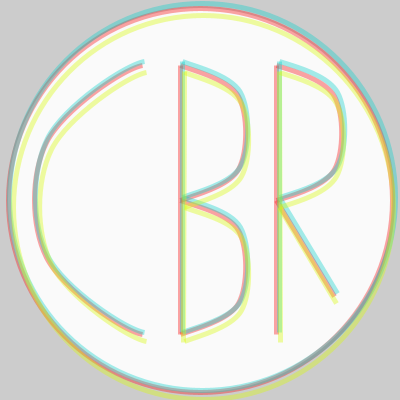
Frame 1 (no input)
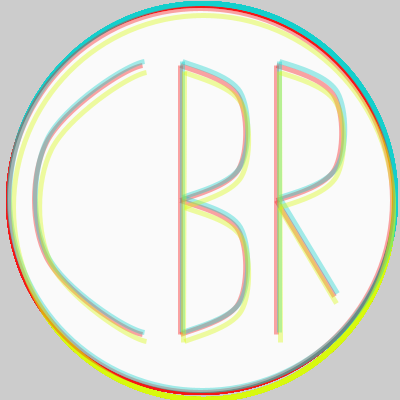
Frame 60 (the mouse pressed at the canvas centre just before this capture)
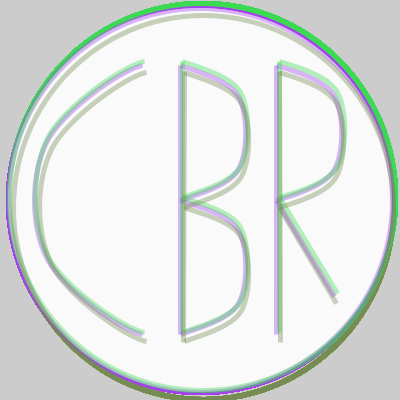
Frame 120 (the mouse held since frame 60 and released just before this capture)

The Processing sketch that drew these frames (run headless with seeded random() and noise(); from frame 60 on, the mouse is pressed at the canvas centre):

// Processing sketch: processing_36797
// ── processing_36797.pde

//homework 4
// copyright Caroline Record September 8 2011 pittsburgh PA

//Directions:
//to move the initials to the left or to the right use the left and right arrow buttons.
//to make the initials bigger or smaller use the up and down arrow keys.
//to change the color, click the mouse.

float x, y, wd, ht;
float e, r, wt, hd;
float h, u, it, od;
color  gr, re, ye;
void setup()
{
  size ( 400, 400) ;

  //variables

  x=200;
  y=200;
  wd=384;
  ht=384;


  e=x+2;
  r=y-3;
  wt=wd+2;
  hd=ht+3;


  h=x+3;
  u=y+7;
  it=wd-4;
  od=ht;

  //color variables 
  re=color(247, 22, 22);
  gr=color(17, 209, 204);
  ye=color(217, 250, 13);
}

void draw()
{
  //circle
  stroke (re, 98);
  fill(#FAFAFA);
  strokeWeight(5);
  ellipseMode(CENTER);
  ellipse(x, y, wd, ht);
  //settings for all the letters
  noFill();
  smooth();
  strokeCap(SQUARE);
  //curve for the C
  beginShape();
  curveVertex(x-.1*wd, y-.2*ht);
  curveVertex(x-.15*wd, y-.35*ht);
  curveVertex(x-.4*wd, y-.15*ht);
  curveVertex(x-.4*wd, y+.15*ht);
  curveVertex(x-.15*wd, y+.35*ht);
  curveVertex(x-.1*wd, y+.2*ht);
  endShape();
  //curves for the B
  beginShape();
  curveVertex(x-.1*wd, y-.35*ht);
  curveVertex(x-.05*wd, y-.35*ht);
  curveVertex(x+.1*wd, y-.27*ht);
  curveVertex(x+.1*wd, y-.08*ht);
  curveVertex(x-.05*wd, y);
  curveVertex(x-.1*wd, y);
  endShape();
  beginShape();
  curveVertex(x-.1*wd, y);
  curveVertex(x-.05*wd, y);
  curveVertex(x+.1*wd, y+.08*ht);
  curveVertex(x+.1*wd, y+.27*ht);
  curveVertex(x-.05*wd, y+.35*ht);
  curveVertex(x-.1*wd, y+.35*ht);
  endShape();
  //curve for the R
  beginShape();
  curveVertex(x+.1*wd, y-.35*ht);
  curveVertex(x+.2*wd, y-.35*ht);
  curveVertex(x+.35*wd, y-.27*ht);
  curveVertex(x+.35*wd, y-.08*ht);
  curveVertex(x+.2*wd, y);
  curveVertex(x+.1*wd, y);
  endShape();
  //lines
  line(x-.05*wd, y-.35*ht, x-.05*wd, y+.35*ht);
  line(x+.2*wd, y-.35*ht, x+.2*wd, y+.35*ht);
  line(x+.2*wd, y, x+.35*wd, y+.25*ht);
  // new color



  stroke (gr, 98);
  noFill();
  strokeWeight(5);
  ellipseMode(CENTER);
  ellipse(e, r, wt, hd);
  beginShape();
  curveVertex(e-.1*wt, r-.2*hd);
  curveVertex(e-.15*wt, r-.35*hd);
  curveVertex(e-.4*wt, r-.15*hd);
  curveVertex(e-.4*wt, r+.15*hd);
  curveVertex(e-.15*wt, r+.35*hd);
  curveVertex(e-.1*wt, r+.2*hd);
  endShape();
  //curves for the B
  beginShape();
  curveVertex(e-.1*wt, r-.35*hd);
  curveVertex(e-.05*wt, r-.35*hd);
  curveVertex(e+.1*wt, r-.27*hd);
  curveVertex(e+.1*wt, r-.08*hd);
  curveVertex(e-.05*wt, r);
  curveVertex(e-.1*wt, r);
  endShape();
  beginShape();
  curveVertex(e-.1*wt, r);
  curveVertex(e-.05*wt, r);
  curveVertex(e+.1*wt, r+.08*hd);
  curveVertex(e+.1*wt, r+.27*hd);
  curveVertex(e-.05*wt, r+.35*hd);
  curveVertex(e-.1*wt, r+.35*hd);
  endShape();
  //curve for the R
  beginShape();
  curveVertex(e+.1*wt, r-.35*hd);
  curveVertex(e+.2*wt, r-.35*hd);
  curveVertex(e+.35*wt, r-.27*hd);
  curveVertex(e+.35*wt, r-.08*hd);
  curveVertex(e+.2*wt, r);
  curveVertex(e+.1*wt, r);
  endShape();
  //lines
  line(e-.05*wt, r-.35*hd, e-.05*wt, r+.35*hd);
  line(e+.2*wt, r-.35*hd, e+.2*wt, r+.35*hd);
  line(e+.2*wt, r, e+.35*wt, r+.25*hd);



  stroke (ye, 99);
  noFill();
  strokeWeight(5);
  ellipseMode(CENTER);
  ellipse(h, u, it, od);
  noFill();
  beginShape();
  curveVertex(h-.1*it, u-.2*od);
  curveVertex(h-.15*it, u-.35*od);
  curveVertex(h-.4*it, u-.15*od);
  curveVertex(h-.4*it, u+.15*od);
  curveVertex(h-.15*it, u+.35*od);
  curveVertex(h-.1*it, u+.2*od);
  endShape();
  //curves for the B
  beginShape();
  curveVertex(h-.1*it, u-.35*od);
  curveVertex(h-.05*it, u-.35*od);
  curveVertex(h+.1*it, u-.27*od);
  curveVertex(h+.1*it, u-.08*od);
  curveVertex(h-.05*it, u);
  curveVertex(h-.1*it, u);
  endShape();
  beginShape();
  curveVertex(h-.1*it, u);
  curveVertex(h-.05*it, u);
  curveVertex(h+.1*it, u+.08*od);
  curveVertex(h+.1*it, u+.27*od);
  curveVertex(h-.05*it, u+.35*od);
  curveVertex(h-.1*it, u+.35*od);
  endShape();
  //curve for the R
  beginShape();
  curveVertex(h+.1*it, u-.35*od);
  curveVertex(h+.2*it, u-.35*od);
  curveVertex(h+.35*it, u-.27*od);
  curveVertex(h+.35*it, u-.08*od);
  curveVertex(h+.2*it, u);
  curveVertex(h+.1*it, u);
  endShape();
  //lines
  line(h-.05*it, u-.35*hd, h-.05*wt, u+.35*hd);
  line(h+.2*it, u-.35*hd, h+.2*wt, u+.35*hd);
  line(h+.2*it, u, h+.35*it, u+.25*hd);
}

void keyPressed () {
  if (keyCode ==RIGHT) {
    x=x+5;

    e=x+2;
    r=y-3;
    wt=wd+2;
    hd=ht+3;


    h=x+3;
    u=y+7;
    it=wd-4;
    od=ht;
  }
  else if (keyCode==UP) {
    wd=wd-5;
    ht=ht-5;

    e=x+2;
    r=y-3;
    wt=wd+2;
    hd=ht+3;
    h=x+3;
    u=y+7;
    it=wd-4;
    od=ht;
  }
  else if (keyCode==DOWN) {
    wd=wd+5;
    ht=ht+5;

    e=x+2;
    r=y-3;
    wt=wd+2;
    hd=ht+3;

    h=x+3;
    u=y+7;
    it=wd-4;
    od=ht;
  }
  else if (keyCode ==LEFT) {
    x=x-5;
    e=x+2;
    r=y-3;
    wt=wd+2;
    hd=ht+3;


    h=x+3;
    u=y+7;
    it=wd-4;
    od=ht;
  }
}
void mousePressed() {
  re=color(random(255), random(255), random(255));
  gr=color(random(255), random(255), random(255));
  ye=color(random(255), random(255), random(255));
}
                    
